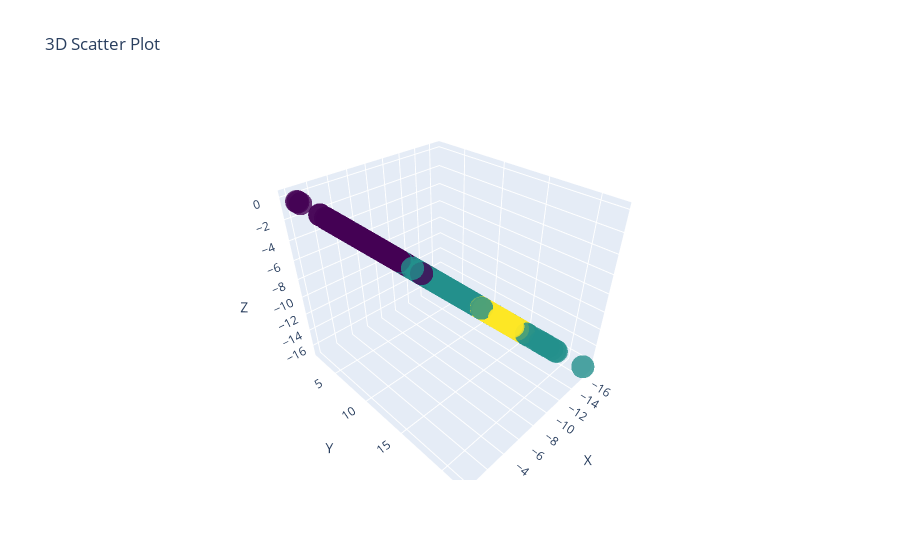

The notebook cell this image was saved under:
### Code cell
# Создание графика
fig = go.Figure(data=[go.Scatter3d(
    x=df_3["F0"],
    y=df_3["F1"],
    z=df_3["F2"],
    mode='markers',
    marker=dict(
        size=8,
        color=df_3["LABEL"],  # Цвет зависит от значения z
        colorscale='Viridis',
        opacity=0.8
    )
)])

# Настройки макета
fig.update_layout(
    title='3D Scatter Plot',
    scene=dict(
        xaxis_title='X',
        yaxis_title='Y',
        zaxis_title='Z'
    )
)

fig.show()

### Figure 1 — Plotly figure (JSON) as saved in the notebook; plotly's stock layout.template omitted (floating-point values rounded to 4 significant figures; data arrays with more than 128 entries replaced by an {"elided": "..."} marker saying what was removed)
{"data": [{"marker": {"color": {"elided": "1000 int values"}, "colorscale": [[0, "#440154"], [0.1111, "#482878"], [0.2222, "#3e4989"], [0.3333, "#31688e"], [0.4444, "#26828e"], [0.5556, "#1f9e89"], [0.6667, "#35b779"], [0.7778, "#6ece58"], [0.8889, "#b5de2b"], [1, "#fde725"]], "opacity": 0.8, "size": 8}, "mode": "markers", "type": "scatter3d", "x": {"elided": "1000 float values"}, "y": {"elided": "1000 float values"}, "z": {"elided": "1000 float values"}}], "layout": {"scene": {"xaxis": {"title": {"text": "X"}}, "yaxis": {"title": {"text": "Y"}}, "zaxis": {"title": {"text": "Z"}}}, "title": {"text": "3D Scatter Plot"}}}
